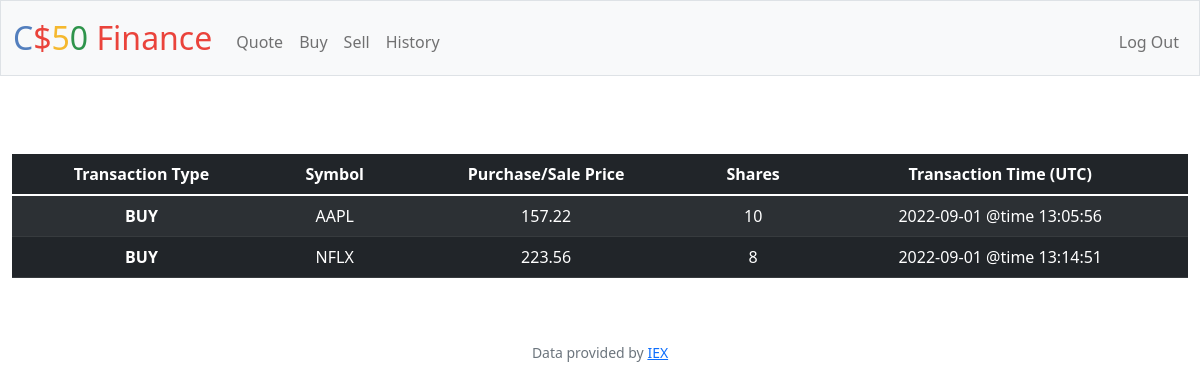
/history (signed in), run on an earlier commit of the app's database.
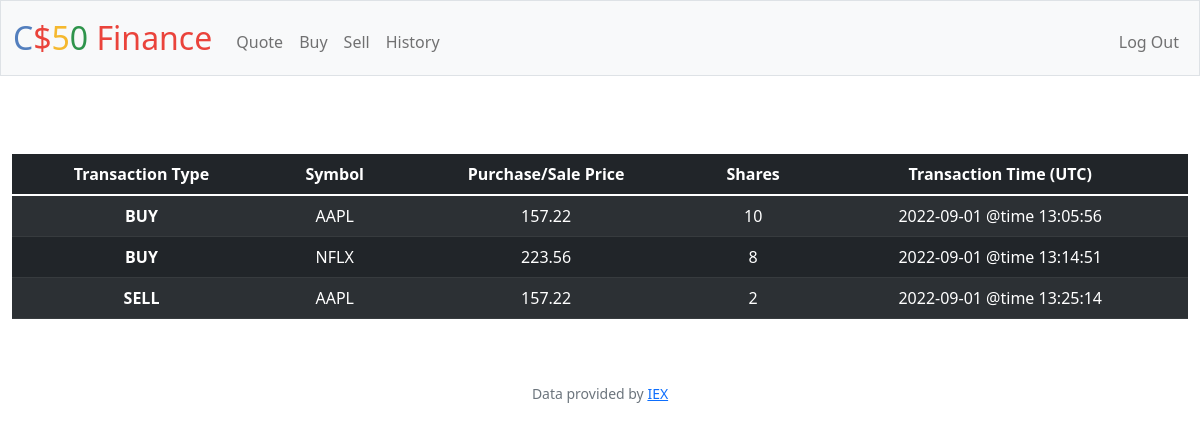
And on a later commit of the database.
### tables this page shows
CREATE TABLE orders (id INTEGER, user_id NUMERIC NOT NULL, symbol TEXT NOT NULL,             shares NUMERIC NOT NULL, price NUMERIC NOT NULL, timestamp TEXT, PRIMARY KEY(id),             FOREIGN KEY(user_id) REFERENCES users(id));

### app.py (the view)
@app.route("/history")
@login_required
def history():
    rows = db.execute("SELECT symbol, shares, price, timestamp FROM orders WHERE user_id = ?", session["user_id"])
    return render_template("history.html", rows=rows)

### app.py (called while the page is built)
@app.after_request
def after_request(response):
    response.headers["Cache-Control"] = "no-cache, no-store, must-revalidate"
    response.headers["Expires"] = 0
    response.headers["Pragma"] = "no-cache"
    return response

### helpers.py (called while the page is built)
def login_required(f):
    @wraps(f)
    def decorated_function(*args, **kwargs):
        if session.get("user_id") is None:
            return redirect("/login")
        return f(*args, **kwargs)
    return decorated_function

### templates/history.html (shortened to what this page needs)
{% extends "layout.html" %}
{% block main %}
    <table style='margin-top: 30px' class="table table-striped table-dark">
      <thead>
        <tr>
          <th scope="col"> Transaction Type </th>
          <th scope="col"> Symbol </th>
          <th scope="col"> Purchase/Sale Price </th>
          <th scope="col"> Shares </th>
          <th scope="col"> Transaction Time (UTC) </th>
        </tr>
      </thead>
      <tbody>
        {% for row in rows %}
        <tr>
          <th scope="row">
              {{ "BUY" if row["shares"] > 0 else "SELL" }}
          </th>
          <td>  {{ row["symbol"] }}  </td>
          <td>  {{ row["price"] }}  </td>
          <td>  {{ row["shares"]|abs }}  </td>
          <td>  {{ row["timestamp"] }}  </td>
        </tr>
        {% endfor %}
      </body>
{% endblock %}

### templates/layout.html (shortened to what this page needs)
<!DOCTYPE html>
<html lang="en">
    <head>
        <link href="https://cdn.jsdelivr.net/npm/bootstrap@5.1.3/dist/css/bootstrap.min.css" rel="stylesheet">
        <link href="/static/styles.css" rel="stylesheet">
    </head>
    <body>
        <nav class="bg-light border navbar navbar-expand-md navbar-light">
            <div class="container-fluid">
                <a class="navbar-brand" href="/"><span class="blue">C</span><span class="red">$</span><span class="yellow">5</span><span class="green">0</span> <span class="red">Finance</span></a>
                <div class="collapse navbar-collapse" id="navbar">
                    {% if session["user_id"] %}
                        <ul class="navbar-nav me-auto mt-2">
                            <li class="nav-item"><a class="nav-link" href="/quote">Quote</a></li>
                            <li class="nav-item"><a class="nav-link" href="/buy">Buy</a></li>
                            <li class="nav-item"><a class="nav-link" href="/sell">Sell</a></li>
                            <li class="nav-item"><a class="nav-link" href="/history">History</a></li>
                        </ul>
                        <ul class="navbar-nav ms-auto mt-2">
                            <li class="nav-item"><a class="nav-link" href="/logout">Log Out</a></li>
                        </ul>
                    {% else %}
                        <ul class="navbar-nav ms-auto mt-2">
                            <li class="nav-item"><a class="nav-link" href="/register">Register</a></li>
                            <li class="nav-item"><a class="nav-link" href="/login">Log In</a></li>
                        </ul>
                    {% endif %}
                </div>
            </div>
        </nav>
        <main class="container-fluid py-5 text-center">
            {% block main %}{% endblock %}
        <footer class="mb-5 small text-center text-muted">
            Data provided by <a href="https://iexcloud.io/">IEX</a>
        </footer>
    </body>
</html>

### static/styles.css (style rules this page uses)
nav .navbar-brand { font-size: xx-large; }
nav .navbar-brand .blue { color: #537fbe; }
nav .navbar-brand .red { color: #ea433b; }
nav .navbar-brand .yellow { color: #f5b82e; }
nav .navbar-brand .green { color: #2e944b; }
table { background-color: transparent; margin-bottom: 1rem; width: 100%; }
table th, table td { padding: 0.75rem; vertical-align: middle }
tbody tr:nth-of-type(odd) { background-color: rgb(179, 208, 255, 0.3) }

What changed in the data, as far as the page shows it:
added orders: shares "SELL", symbol "AAPL", price "157.22", shares|abs "2", timestamp "2022-09-01 @time 13:25:14"
